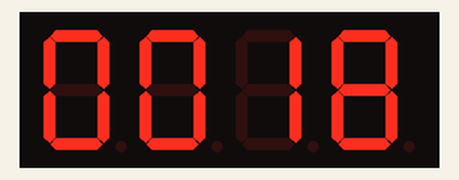
This sketch was run on a simulated Arduino Uno, built with avr-gcc and run on an emulated ATmega328P. Shown: 4-digit seven-segment display. Wiring (inferred from the names in the program): 4-digit 7-segment display, segments lit when HIGH: segments pin 2, pin 3, pin 4, pin 5, pin 6, pin 7, pin 8; digit selects pin 9, pin 10, pin 11, pin 12. The segment pins are drawn as the display they are named for.

Above: at 0.81 s.
At 4.06 s:
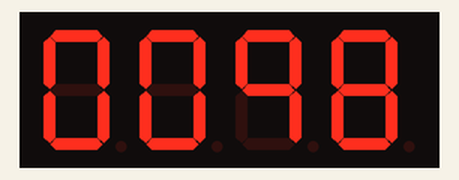
At 8.5 s:
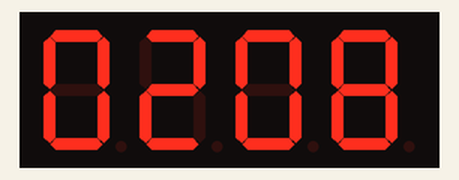
At 19.8 s:
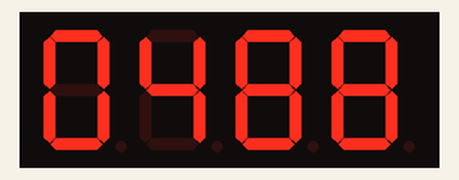
At 29.9 s:
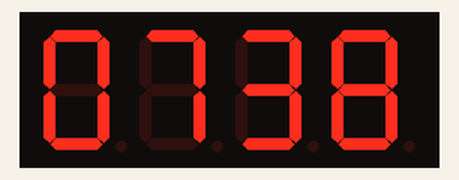
At 39.75 s:
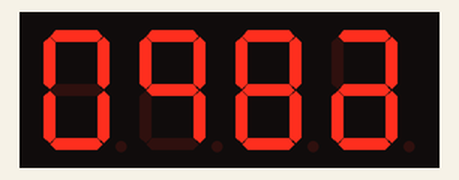

The sketch:

EjercicioNum1.ino
```cpp
byte data[10] = {
  B01111110,  B00001100,  B10110110,  B10011110,  B11001100,
  B11011010,  B11111010,  B00001110,  B11111110,  B11001110
};
int Pines[7] = {
  2,3,4,5,6,7,8 };

int dato[3] = {
  0,0,0};

int DigitaNumero (int Numero, int Posicion){
  int Contador = 1;
  for (int i=9; i<=12; i++){
    if  (i == Posicion)
      digitalWrite(i,HIGH);
    else
      digitalWrite(i,LOW);
  }
  for( byte i=Numero; i<=Numero; i++) {
    for ( byte j=0; j<=7; j++) {
      digitalWrite( Contador, bitRead(data[i], j));
      Contador++ ;
    }
    Contador = 1;
    break;
  }
}

void setup() {
  for ( int i=2; i<=12; i++ )
    pinMode(i, OUTPUT);
}

void loop() {
  for ( int i=0; i<=9999; i++ ){
    dato[0]=(i/1000)%10;
    DigitaNumero(dato[0], 9);
    delay(10);

    dato[1]=(i/100)%10;
    DigitaNumero(dato[1],10);
    delay(10);

    dato[2]=(i/10)%10;
    DigitaNumero(dato[2],11);
    delay(10);

    dato[3]=(i%10);
    DigitaNumero(dato[3],12);
    delay(10);
  }
}
```
